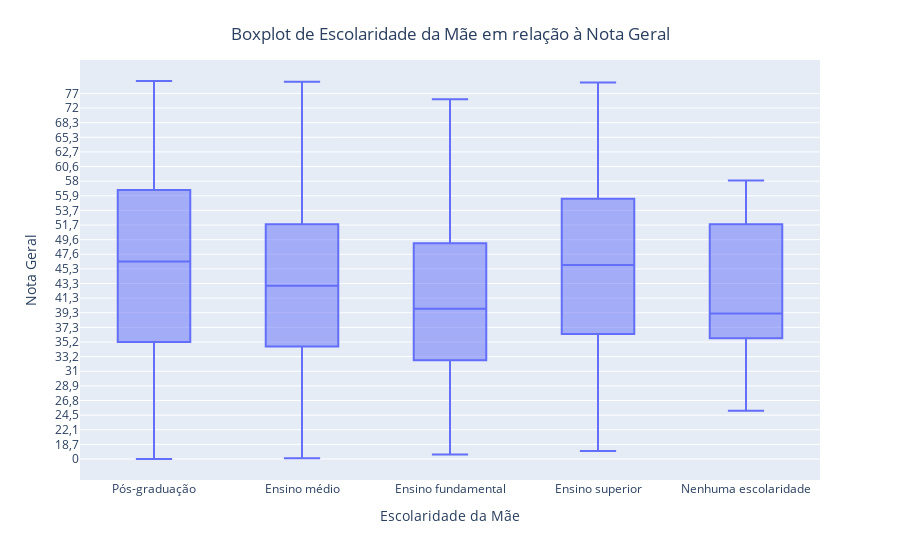

The notebook cell this image was saved under:
### Code cell
categorias = {
    'A': 'Nenhuma escolaridade',
    'B': 'Ensino fundamental',
    'C': 'Ensino fundamental',
    'D': 'Ensino médio',
    'E': 'Ensino superior',
    'F': 'Pós-graduação'
}

dados_explorados['Categoria'] = dados_explorados['Escolaridade_mae'].map(categorias)

dados_explorados = dados_explorados.sort_values(by='Nota_geral')

fig = px.box(dados_explorados, x='Categoria', y='Nota_geral', 
             labels={'Categoria': 'Escolaridade da Mãe', 'Nota_geral': 'Nota Geral'})
fig.update_layout(title='Boxplot de Escolaridade da Mãe em relação à Nota Geral', title_x=0.5, title_y=0.95)
fig.show()

### Figure 1 — Plotly figure (JSON) as saved in the notebook; plotly's stock layout.template omitted (floating-point values rounded to 4 significant figures; data arrays with more than 128 entries replaced by an {"elided": "..."} marker saying what was removed)
{"data": [{"alignmentgroup": "True", "hovertemplate": "Escolaridade da Mãe=%{x}<br>Nota Geral=%{y}<extra></extra>", "legendgroup": "", "marker": {"color": "#636efa"}, "name": "", "notched": false, "offsetgroup": "", "orientation": "v", "showlegend": false, "type": "box", "x": {"elided": "1615 str values"}, "x0": " ", "xaxis": "x", "y": {"elided": "1615 str values"}, "y0": " ", "yaxis": "y"}], "layout": {"boxmode": "group", "legend": {"tracegroupgap": 0}, "margin": {"t": 60}, "title": {"text": "Boxplot de Escolaridade da Mãe em relação à Nota Geral", "x": 0.5, "y": 0.95}, "xaxis": {"anchor": "y", "domain": [0, 1], "title": {"text": "Escolaridade da Mãe"}}, "yaxis": {"anchor": "x", "domain": [0, 1], "title": {"text": "Nota Geral"}}}}
